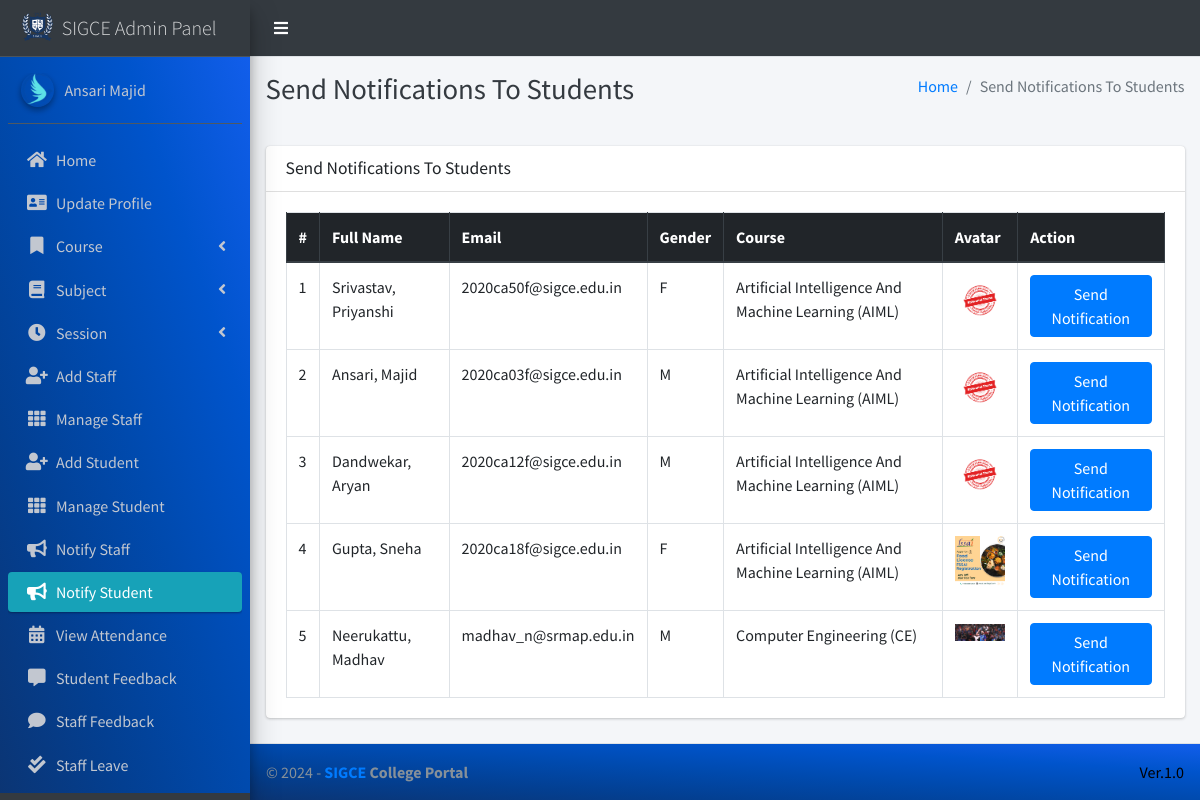
Page /admin_notify_student (signed in) on the committed database.
### main_app/models.py (models this page shows, shortened)
class CustomUser(AbstractUser):
    USER_TYPE = ((1, "HOD"), (2, "Staff"), (3, "Student"))
    GENDER = [("M", "Male"), ("F", "Female")]
    username = None  # Removed username, using email instead
    email = models.EmailField(unique=True)
    user_type = models.CharField(default=1, choices=USER_TYPE, max_length=1)
    gender = models.CharField(max_length=1, choices=GENDER)
    profile_pic = models.ImageField()
    address = models.TextField()
    fcm_token = models.TextField(default="")  # For firebase notifications
    created_at = models.DateTimeField(auto_now_add=True)
    updated_at = models.DateTimeField(auto_now=True)
    USERNAME_FIELD = "email"
    REQUIRED_FIELDS = []
    objects = CustomUserManager()
    def __str__(self):
        return  self.first_name + " " + self.last_name

class Student(models.Model):
    admin = models.OneToOneField(CustomUser, on_delete=models.CASCADE)
    course = models.ForeignKey(Course, on_delete=models.DO_NOTHING, null=True, blank=False)
    session = models.ForeignKey(Session, on_delete=models.DO_NOTHING, null=True)

class Course(models.Model):
    name = models.CharField(max_length=120)
    created_at = models.DateTimeField(auto_now_add=True)
    updated_at = models.DateTimeField(auto_now=True)

### main_app/hod_views.py (the view)
# urls.py: path("admin_notify_student", hod_views.admin_notify_student,
def admin_notify_student(request):
    student = CustomUser.objects.filter(user_type=3)
    context = {
        'page_title': "Send Notifications To Students",
        'students': student
    }
    return render(request, "hod_template/student_notification.html", context)

### main_app/templates/hod_template/student_notification.html (shortened to what this page needs)
{% extends 'main_app/base.html' %}
{% load static %}
{% block page_title %}{{page_title}}{% endblock page_title %}
{% block content %}
<section class="content">
    <div class="container-fluid">
        <div class="row">
            <div class="col-md-12">
                <div class="card">
                    <div class="card-header">
                        <h3 class="card-title">{{page_title}}</h3>
                    </div>
                    <div class="card-body">
                        <table id="example2" class="table table-bordered table-hover">
                            <thead class="thead-dark">
                                <tr>
                                    <th>#</th>
                                    <th>Full Name</th>
                                    <th>Email</th>
                                    <th>Gender</th>
                                    <th>Course</th>
                                    <th>Avatar</th>
                                    <th>Action</th>
                                </tr>
                            </thead>
                            <tbody>
                                {% for student in students %}
                                <tr>
                                    <td>{{ forloop.counter }}</td>
                                    <td>{{student.last_name}}, {{student.first_name}}</td>
                                    <td>{{student.email}}</td>
                                    <td>{{student.gender}}</td>
                                    <td>{{student.student.course.name}}</td>
                                    <td>
                                        {% if student.profile_pic == ""  %}
                                        No Image
                                        {% else %}
                                        <img class="img img-fluid mb-2" height="56" width="56"
                                            src="{{student.profile_pic}}" alt="">
                                        {% endif %}
                                    </td>
                                    <td><button data-toggle = "modal" data-target = "#myModal"class="btn btn-primary show_notification" value="{{student.id}}">Send Notification</button>
                                    </td>
                                </tr>
                                {% endfor %}
                            </tbody>
                        </table>
                    </div>
                </div>
            </div>
        </div>
    </div>
</section>
{% endblock content %}

### main_app/templates/main_app/base.html (shortened to what this page needs)
{% load static %}
<!DOCTYPE html>
<html>
<head>
    <link rel="stylesheet" href="{% static 'plugins/fontawesome-free/css/all.min.css'%} ">
    <link rel="stylesheet" href="https://code.ionicframework.com/ionicons/2.0.1/css/ionicons.min.css">
    <link rel="stylesheet"
        href="{% static 'plugins/tempusdominus-bootstrap-4/css/tempusdominus-bootstrap-4.min.css'%} ">
    <link rel="stylesheet" href="{% static 'plugins/icheck-bootstrap/icheck-bootstrap.min.css'%} ">
    <link rel="stylesheet" href="{% static 'dist/css/adminlte.min.css'%} ">
    <link rel="stylesheet" href="{% static 'plugins/overlayScrollbars/css/OverlayScrollbars.min.css'%} ">
    <link rel="stylesheet" href="{% static 'plugins/daterangepicker/daterangepicker.css'%} ">
</head>
<body class="hold-transition sidebar-mini layout-fixed" >
    <div class="wrapper" >
        <nav class="main-header navbar navbar-expand navbar-light " style="background-color: #343a40;">
            <ul class="navbar-nav">
                <li class="nav-item">
                    <a class="nav-link" data-widget="pushmenu" href="#"><i  style="color: white;" class="fas fa-bars"></i></a>
                </li>
            </ul>
        </nav>
        {% include "main_app/sidebar_template.html" with user=user %}
        <div class="content-wrapper">
            <div class="content-header">
                <div class="container-fluid">
                    <div class="row mb-2">
                        <div class="col-sm-6">
                            <h1 class="m-0 text-dark">{% block page_title %}{% endblock page_title %}</h1>
                        </div>
                        <div class="col-sm-6">
                            <ol class="breadcrumb float-sm-right">
                                <li class="breadcrumb-item"><a href="#">Home</a></li>
                                <li class="breadcrumb-item active">{{ page_title }}</li>
                            </ol>
                        </div>
                    </div>
                </div>
            </div>
<section class="content">
    <div class="container-fluid">
        <div class="row">
            <div class="col-md-12">
            </div></div></div></section>
            {% block content %}
            {% endblock content %}
        </div>
        {% include "main_app/footer.html" %}
    </div>
</body>
</html>

### main_app/templates/main_app/sidebar_template.html (shortened to what this page needs)
{% load static %}
<aside class="main-sidebar sidebar-dark-info elevation-4">
    {% if request.user.user_type == '1' %}
    <a href="{% url 'admin_home' %}" class="brand-link">
        <img src="{% static 'dist/img/virusx.png' %} " alt="SIGCE LOGO"
            class="brand-image " >
        <span class="brand-text font-weight-light" >SIGCE Admin Panel</span>
    </a>
    <div class="sidebar" style="background-image: linear-gradient(to right top, #0b3574, #033f91, #004aae, #0054cc, #125eeb);">
        <div class="user-panel mt-3 pb-3 mb-3 d-flex">
            <div class="image">
                <img src="{{ request.user.profile_pic}}" class="img-circle elevation-2" alt="User Image">
            </div>
            <div class="info">
                <a href="#" class="d-block">{{user}}</a>
            </div>
        </div>
        <nav class="mt-2">
            <ul class="nav nav-pills nav-sidebar flex-column" data-widget="treeview" role="menu" data-accordion="false">
                <li class="nav-item">
                    {% url 'admin_home' as admin_home %}
                    <a href="{{admin_home}}" class="nav-link {% if admin_home == request.path %} active {% endif %}">
                        <i class="nav-icon fas fa-home"></i>
                        <p>
                            Home
                        </p>
                    </a>
                </li>
                <li class="nav-item">
                    {% url 'admin_view_profile' as admin_view_profile %}
                    <a href="{{admin_view_profile}}"
                        class="nav-link {% if admin_view_profile == request.path %} active {% endif %}">
                        <i class="nav-icon fas fa-address-card"></i>
                        <p>
                            Update Profile
                        </p>
                    </a>
                </li>
                <li class="nav-item has-treeview">
                    <a href="#" class="nav-link" >
                        <i class="nav-icon fas fa-bookmark"></i>
                        <p>
                            Course
                            <i class="fas fa-angle-left right"></i>
                        </p>
                    </a>
                </li>
                <li class="nav-item has-treeview">
                    <a href="#" class="nav-link">
                        <i class="nav-icon fas fa-book"></i>
                        <p>
                            Subject
                            <i class="fas fa-angle-left right"></i>
                        </p>
                    </a>
                </li>
                <li class="nav-item has-treeview">
                    <a href="#" class="nav-link">
                        <i  class="nav-icon fas fa-clock"></i>
                        <p>
                            Session
                            <i class="fas fa-angle-left right"></i>
                        </p>
                    </a>
                </li>
                <li class="nav-item">
                    {% url 'add_staff' as add_staff %}
                    <a href="{{add_staff}}" class="nav-link {% if add_staff == request.path %} active {% endif %}">
                        <i class="nav-icon fas fa-user-plus"></i>
                        <p>
                            Add Staff
                        </p>
                    </a>
                </li>
                <li class="nav-item">
                    {% url 'manage_staff' as manage_staff %}
                    {% url 'edit_staff' staff_id as edit_staff %}
                    <a href="{{manage_staff}}"
                        class="nav-link {% if manage_staff == request.path or request.path == edit_staff %} active {% endif %}">
                        <i class="nav-icon fas fa-th"></i>
                        <p>
                            Manage Staff
                        </p>
                    </a>
                </li>
                <li class="nav-item">
                    {% url 'add_student' as add_student%}
                    <a href="{{add_student}}" class="nav-link  {% if add_student == request.path %} active {% endif %}">
                        <i class="nav-icon fas fa-user-plus"></i>
                        <p>
                            Add Student
                        </p>
                    </a>
                </li>
                <li class="nav-item">
                    {% url 'manage_student' as manage_student %}
                    {% url 'edit_student' student_id as edit_student %}
                    <a href="{{manage_student}}"
                        class="nav-link  {% if edit_student == request.path or manage_student == request.path %} active {% endif %}">
                        <i class="nav-icon fas fa-th"></i>
                        <p>
                            Manage Student
                        </p>
                    </a>
                </li>
                <li class="nav-item">
                    {% url 'admin_notify_staff' as admin_notify_staff %}
                    <a href="{{admin_notify_staff}}"
                        class="nav-link {% if admin_notify_staff == request.path %} active {% endif %}">
                        <i class="nav-icon fas fa-bullhorn"></i>
                        <p>
                            Notify Staff
                        </p>
                    </a>
                </li>
                <li class="nav-item">
                    {% url 'admin_notify_student' as admin_notify_student %}
                    <a href="{{admin_notify_student}}"
                        class="nav-link {% if admin_notify_student == request.path %} active {% endif %}">
                        <i class="nav-icon fas fa-bullhorn"></i>
                        <p>
                            Notify Student
                        </p>
                    </a>
                </li>
                <li class="nav-item">
                    {% url 'admin_view_attendance' as admin_view_attendance %}
                <li class="nav-item">
                    <a href="{{admin_view_attendance}}"
                        class="nav-link  {% if admin_view_attendance == request.path %} active {% endif %}">
                        <i class="nav-icon fas fa-calendar-alt"></i>
                        <p>
                            View Attendance
                        </p>
                    </a>
                </li>
                <li class="nav-item">
                    {% url 'student_feedback_message' as student_feedback_message %}
                    <a href="{{ student_feedback_message }}"
                        class="nav-link  {% if student_feedback_message == request.path %} active {% endif %}">
                        <i class="nav-icon fas fa-comment-alt"></i>
                        <p>
                            Student Feedback
                        </p>
                    </a>
                </li>
                <li class="nav-item">
                    {% url 'staff_feedback_message' as staff_feedback_message %}
                    <a href="{{staff_feedback_message}}"
                        class="nav-link   {% if staff_feedback_message == request.path %} active {% endif %}">
                        <i  class="nav-icon fas fa-comment"></i>
                        <p>
                            Staff Feedback
                        </p>
                    </a>
                </li>
                <li class="nav-item">
                    {% url 'view_staff_leave' as view_staff_leave %}
                    <a href="{{view_staff_leave}}"
                        class="nav-link  {% if view_staff_leave == request.path %} active {% endif %}">
                        <i  class="nav-icon fas fa-check-double"></i>
                        <p>
                            Staff Leave
                        </p>
                    </a>
                </li>
                <li class="nav-item">
                    {% url 'view_student_leave' as view_student_leave %}
                    <a href="{% url 'view_student_leave' %}"
                        class="nav-link  {% if view_student_leave == request.path %} active {% endif %}">
                    </a>
                </li>
                                        {% endif %}
                                    </ul>
                                </nav>
                            </div>
</aside>

### main_app/templates/main_app/footer.html
<footer class="main-footer" style="background-image: linear-gradient(to right top, #0b3574, #033f91, #004aae, #0054cc, #125eeb);">
    &copy; {% now "Y" %} - <strong><span><a href="http://sigce.edu.in/">SIGCE</a></span> College Portal</strong>
    <div class="float-right d-none d-sm-inline-block" style="color: black;">
       Ver.1.0
    </div>
</footer>

### rows in the picture
CustomUser: user.profile_pic (picture), first_name+last_name "Ansari Majid"
CustomUser: last_name "Srivastav", first_name "Priyanshi", email "2020ca50f@sigce.edu.in", gender "F", student.course.name "Artificial Intelligence And Machine Learning (AIML)"
CustomUser: last_name "Ansari", first_name "Majid", email "2020ca03f@sigce.edu.in", gender "M", student.course.name "Artificial Intelligence And Machine Learning (AIML)"
CustomUser: last_name "Dandwekar", first_name "Aryan", email "2020ca12f@sigce.edu.in", gender "M", student.course.name "Artificial Intelligence And Machine Learning (AIML)"
CustomUser: last_name "Gupta", first_name "Sneha", email "2020ca18f@sigce.edu.in", gender "F", student.course.name "Artificial Intelligence And Machine Learning (AIML)", shows a picture
CustomUser: last_name "Neerukattu", first_name "Madhav", email "madhav_n@srmap.edu.in", gender "M", student.course.name "Computer Engineering (CE)", profile_pic (picture)

### other values in the picture
{{ page_title }} "Send Notifications To Students"
